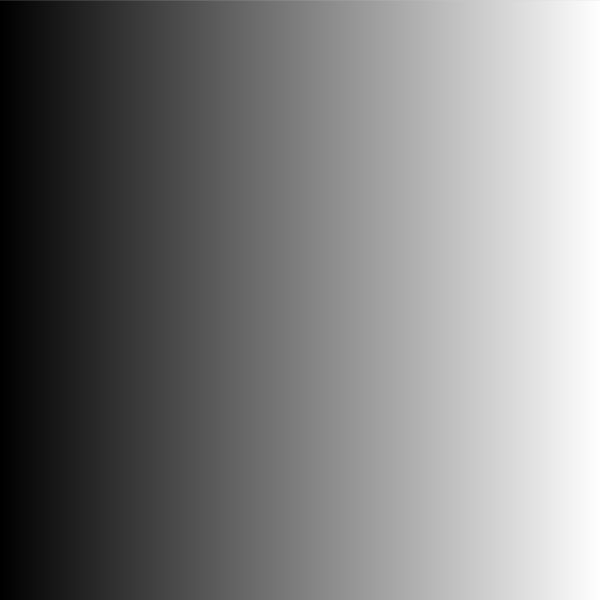
Frame 1 (no input)
Frame 60 (the mouse pressed at the canvas centre just before this capture): identical to frame 1, image omitted
Frame 120 (the mouse held since frame 60 and released just before this capture): identical to frame 1, image omitted

The Processing sketch that drew this single still picture (run headless with seeded random() and noise(); from frame 60 on, the mouse is pressed at the canvas centre):

// Processing sketch: for_loop_greyscale
// ── for_loop_greyscale.pde
void setup() {
  size(600, 600);

  // loop!
  // for loops have 4 parts
  // 1. declare a variable (in this case i) and give it a value
  // 2. a conditional evaluation, in this case is i less than width
  // 3. some code that executes if the above condition is true
  // 4. an incrementor, in this case, i plus 1
  for (int i = 0; i < width; i++) {

    // map wants 5 arguments:
    // 1. an input value
    // 2. an input minimum
    // 3. an input maximum
    // 4. an output minimum
    // 5. an output maximum
    float mappedValue = map(i, 0, width, 0, 255);
    
    // use this mapped value as the line color
    stroke(mappedValue);
    
    // draw the line
    line(i, 0, i, height);
  }
}

void draw() {
}
